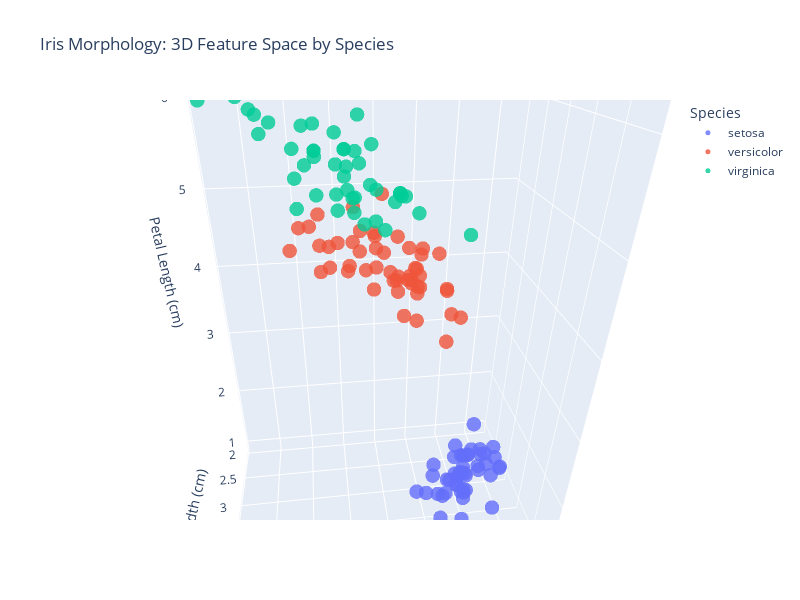

The cell this chart's notebook holds for it:
### Markdown cell above
# Setosa is Almost Completely Isolated  

All the blue (“setosa”) points sit at very low petal-length values (**~1–2 cm**), regardless of sepal length or width. In other words:  
- **Setosa flowers have consistently small petals**, forming a tight cluster at the bottom of the *petal length* axis.  

---

# Versicolor and Virginica Occupy Higher Petal-Length Regions  

- **Versicolor (orange)**: Mid-range petal length (**~3–5 cm**).  
- **Virginica (green)**: Larger petal lengths (**~4.5–6.5 cm**).  

In 3D:  
- Overlap in *sepal-length/sepal-width* plane.  
- Cleaner separation as *petal length* increases.  

---

# Petal Length is the Dominant Separator  

While sepal dimensions vary:  
- **Setosa** clusters at the bottom (small petals).  
- **Versicolor** sits in the middle.  
- **Virginica** extends to the top (largest petals).  

**Key insight**:  
- Petal length alone can reliably predict species (especially for *Setosa*).  
- Sepal measurements are less discriminative.  

---

# Conclusion  

- ✅ **Setosa**: Linearly separable (very small petals).  
- 🔄 **Versicolor & Virginica**: Overlap in sepals but separate well by petal length.  
- 🏆 **Best predictor**: Petal length (sepals add minor resolution between *Versicolor/Virginica*).  lor and Virginica.

### Code cell
print("\n🛠️ Building 3D visualization... (this may take a moment for large datasets)")

# -----------------------------------------------------------------------------
# Core Visualization Configuration
# Note: Using plotly.express for its clean defaults and interactivity
# -----------------------------------------------------------------------------
fig = px.scatter_3d(
    df,
    x="sepal_length",  # Primary horizontal dimension
    y="sepal_width",   # Secondary horizontal dimension  
    z="petal_length",  # Vertical dimension (most discriminative per EDA)
    color="species",   # Color-coding provides immediate species identification
    title="Iris Morphology: 3D Feature Space by Species",
    labels={
        "sepal_length": "Sepal Length (cm)",  # Explicit units for reproducibility
        "sepal_width": "Sepal Width (cm)",
        "petal_length": "Petal Length (cm)",
        "species": "Species"
    },
    width=800,   # Optimal for notebook embedding
    height=600   # Maintains aspect ratio
)

print("✅ Base plot configured | ℹ️ Marker size=5, opacity=0.8 for cluster visibility")

# -----------------------------------------------------------------------------
# Professional Styling Adjustments
# These preserve the raw data while improving readability
# -----------------------------------------------------------------------------
fig.update_traces(
    marker=dict(
        size=5,        # Balance between visibility and overplotting
        opacity=0.8,   # Allows seeing density through marker overlap
        line=None      # Clean look without border (comment out if edge definition needed)
    )
)

fig.update_layout(
    scene=dict(
        xaxis=dict(title="Sepal Length (cm)"),  # Consistent axis labeling
        yaxis=dict(title="Sepal Width (cm)"), 
        zaxis=dict(title="Petal Length (cm)")   # Z-axis critical for species separation
    ),
    legend=dict(
        title="Species",  # Clear legend title
        yanchor="top"     # Standard positioning
    )
)

print("🎨 Styling applied | ✨ Ready for interactive exploration")

# -----------------------------------------------------------------------------
# Display with Usage Guidance
# -----------------------------------------------------------------------------
print("\n🖱️ Interactive Controls:")
print("- Rotate: Click + drag")
print("- Zoom: Scroll wheel")
print("- Reset view: Double click")
print("- Hover: Point info (useful for outlier inspection)")

fig.show()

print("\n🔍 Pro Tip: Rotate to view the petal_length (Z-axis) separation - this is where species differentiate most clearly")

### Figure 1 — Plotly figure (JSON) as saved in the notebook; plotly's stock layout.template omitted (floating-point values rounded to 4 significant figures)
{"data": [{"hovertemplate": "Species=setosa<br>Sepal Length (cm)=%{x}<br>Sepal Width (cm)=%{y}<br>Petal Length (cm)=%{z}<extra></extra>", "legendgroup": "setosa", "marker": {"color": "#636efa", "opacity": 0.8, "size": 5, "symbol": "circle"}, "mode": "markers", "name": "setosa", "scene": "scene", "showlegend": true, "type": "scatter3d", "x": [5.1, 4.9, 4.7, 4.6, 5, 5.4, 4.6, 5, 4.4, 4.9, 5.4, 4.8, 4.8, 4.3, 5.8, 5.7, 5.4, 5.1, 5.7, 5.1, 5.4, 5.1, 4.6, 5.1, 4.8, 5, 5, 5.2, 5.2, 4.7, 4.8, 5.4, 5.2, 5.5, 4.9, 5, 5.5, 4.9, 4.4, 5.1, 5, 4.5, 4.4, 5, 5.1, 4.8, 5.1, 4.6, 5.3, 5], "y": [3.5, 3, 3.2, 3.1, 3.6, 3.9, 3.4, 3.4, 2.9, 3.1, 3.7, 3.4, 3, 3, 4, 4.4, 3.9, 3.5, 3.8, 3.8, 3.4, 3.7, 3.6, 3.3, 3.4, 3, 3.4, 3.5, 3.4, 3.2, 3.1, 3.4, 4.1, 4.2, 3.1, 3.2, 3.5, 3.1, 3, 3.4, 3.5, 2.3, 3.2, 3.5, 3.8, 3, 3.8, 3.2, 3.7, 3.3], "z": [1.4, 1.4, 1.3, 1.5, 1.4, 1.7, 1.4, 1.5, 1.4, 1.5, 1.5, 1.6, 1.4, 1.1, 1.2, 1.5, 1.3, 1.4, 1.7, 1.5, 1.7, 1.5, 1, 1.7, 1.9, 1.6, 1.6, 1.5, 1.4, 1.6, 1.6, 1.5, 1.5, 1.4, 1.5, 1.2, 1.3, 1.5, 1.3, 1.5, 1.3, 1.3, 1.3, 1.6, 1.9, 1.4, 1.6, 1.4, 1.5, 1.4]}, {"hovertemplate": "Species=versicolor<br>Sepal Length (cm)=%{x}<br>Sepal Width (cm)=%{y}<br>Petal Length (cm)=%{z}<extra></extra>", "legendgroup": "versicolor", "marker": {"color": "#EF553B", "opacity": 0.8, "size": 5, "symbol": "circle"}, "mode": "markers", "name": "versicolor", "scene": "scene", "showlegend": true, "type": "scatter3d", "x": [7, 6.4, 6.9, 5.5, 6.5, 5.7, 6.3, 4.9, 6.6, 5.2, 5, 5.9, 6, 6.1, 5.6, 6.7, 5.6, 5.8, 6.2, 5.6, 5.9, 6.1, 6.3, 6.1, 6.4, 6.6, 6.8, 6.7, 6, 5.7, 5.5, 5.5, 5.8, 6, 5.4, 6, 6.7, 6.3, 5.6, 5.5, 5.5, 6.1, 5.8, 5, 5.6, 5.7, 5.7, 6.2, 5.1, 5.7], "y": [3.2, 3.2, 3.1, 2.3, 2.8, 2.8, 3.3, 2.4, 2.9, 2.7, 2, 3, 2.2, 2.9, 2.9, 3.1, 3, 2.7, 2.2, 2.5, 3.2, 2.8, 2.5, 2.8, 2.9, 3, 2.8, 3, 2.9, 2.6, 2.4, 2.4, 2.7, 2.7, 3, 3.4, 3.1, 2.3, 3, 2.5, 2.6, 3, 2.6, 2.3, 2.7, 3, 2.9, 2.9, 2.5, 2.8], "z": [4.7, 4.5, 4.9, 4, 4.6, 4.5, 4.7, 3.3, 4.6, 3.9, 3.5, 4.2, 4, 4.7, 3.6, 4.4, 4.5, 4.1, 4.5, 3.9, 4.8, 4, 4.9, 4.7, 4.3, 4.4, 4.8, 5, 4.5, 3.5, 3.8, 3.7, 3.9, 5.1, 4.5, 4.5, 4.7, 4.4, 4.1, 4, 4.4, 4.6, 4, 3.3, 4.2, 4.2, 4.2, 4.3, 3, 4.1]}, {"hovertemplate": "Species=virginica<br>Sepal Length (cm)=%{x}<br>Sepal Width (cm)=%{y}<br>Petal Length (cm)=%{z}<extra></extra>", "legendgroup": "virginica", "marker": {"color": "#00cc96", "opacity": 0.8, "size": 5, "symbol": "circle"}, "mode": "markers", "name": "virginica", "scene": "scene", "showlegend": true, "type": "scatter3d", "x": [6.3, 5.8, 7.1, 6.3, 6.5, 7.6, 4.9, 7.3, 6.7, 7.2, 6.5, 6.4, 6.8, 5.7, 5.8, 6.4, 6.5, 7.7, 7.7, 6, 6.9, 5.6, 7.7, 6.3, 6.7, 7.2, 6.2, 6.1, 6.4, 7.2, 7.4, 7.9, 6.4, 6.3, 6.1, 7.7, 6.3, 6.4, 6, 6.9, 6.7, 6.9, 5.8, 6.8, 6.7, 6.7, 6.3, 6.5, 6.2, 5.9], "y": [3.3, 2.7, 3, 2.9, 3, 3, 2.5, 2.9, 2.5, 3.6, 3.2, 2.7, 3, 2.5, 2.8, 3.2, 3, 3.8, 2.6, 2.2, 3.2, 2.8, 2.8, 2.7, 3.3, 3.2, 2.8, 3, 2.8, 3, 2.8, 3.8, 2.8, 2.8, 2.6, 3, 3.4, 3.1, 3, 3.1, 3.1, 3.1, 2.7, 3.2, 3.3, 3, 2.5, 3, 3.4, 3], "z": [6, 5.1, 5.9, 5.6, 5.8, 6.6, 4.5, 6.3, 5.8, 6.1, 5.1, 5.3, 5.5, 5, 5.1, 5.3, 5.5, 6.7, 6.9, 5, 5.7, 4.9, 6.7, 4.9, 5.7, 6, 4.8, 4.9, 5.6, 5.8, 6.1, 6.4, 5.6, 5.1, 5.6, 6.1, 5.6, 5.5, 4.8, 5.4, 5.6, 5.1, 5.1, 5.9, 5.7, 5.2, 5, 5.2, 5.4, 5.1]}], "layout": {"height": 600, "legend": {"title": {"text": "Species"}, "tracegroupgap": 0, "yanchor": "top"}, "scene": {"aspectmode": "auto", "aspectratio": {"x": 0.9709, "y": 0.6473, "z": 1.591}, "camera": {"center": {"x": 0, "y": 0, "z": 0}, "eye": {"x": 0.1508, "y": 1.221, "z": 0.7008}, "projection": {"type": "perspective"}, "up": {"x": 0, "y": 0, "z": 1}}, "domain": {"x": [0, 1], "y": [0, 1]}, "xaxis": {"title": {"text": "Sepal Length (cm)"}, "type": "linear"}, "yaxis": {"title": {"text": "Sepal Width (cm)"}, "type": "linear"}, "zaxis": {"title": {"text": "Petal Length (cm)"}, "type": "linear"}}, "title": {"text": "Iris Morphology: 3D Feature Space by Species"}, "width": 800}}
